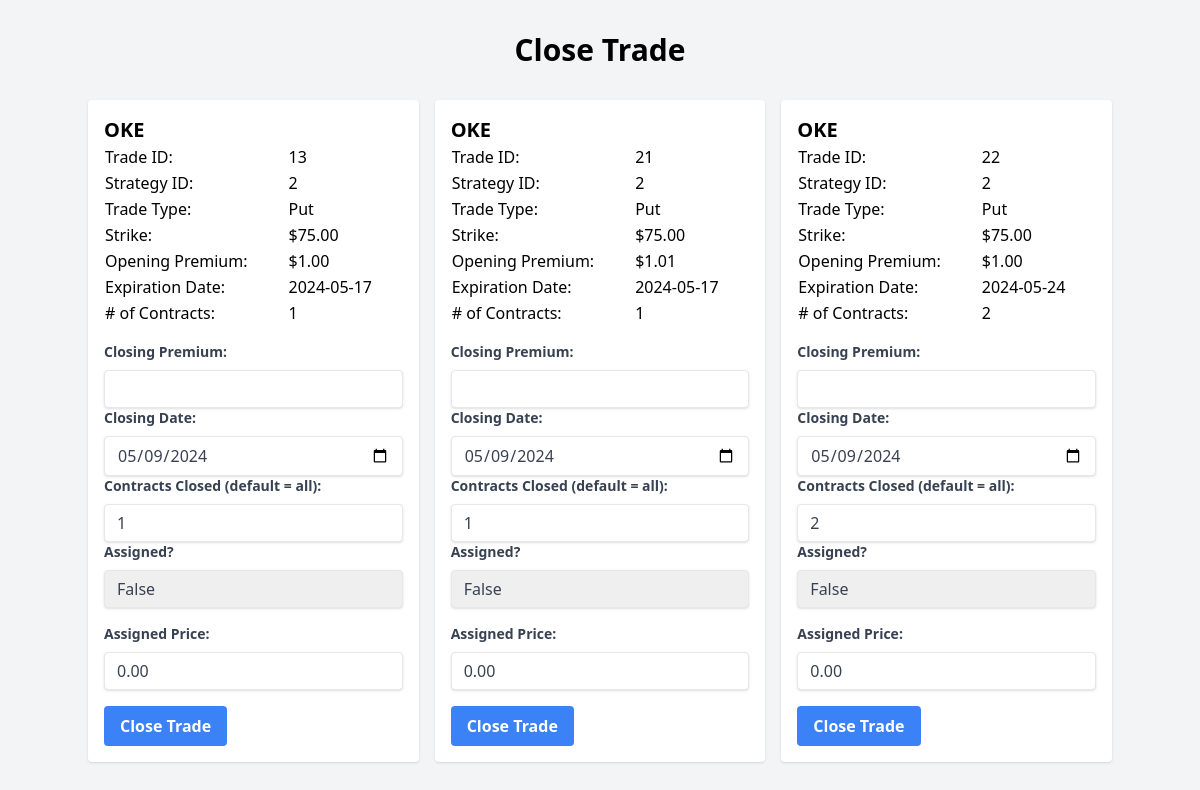
Page /close_trade/?strategy_id=2 on the committed database.
### sql_app/models.py (models this page shows, shortened)
class Strategy(Base):
    __tablename__ = "strategies"
    id = Column(Integer, primary_key=True, index=True)
    underlying = Column(String)
    average_cost_basis = Column(Float)
    adjusted_cost_basis = Column(Float)
    initial_trade_date = Column(Date)
    total_premium_received = Column(Float)
    premium_per_share = Column(Float)
    status = Column(String)
    closing_date = Column(Date)
    trades = relationship("Trade", back_populates="strategy")
    prices = relationship("Prices", backref="strategy")

class Trade(Base):
    __tablename__ = "trades"
    id = Column(Integer, primary_key=True)
    strategy_id = Column(ForeignKey('strategies.id'))
    trade_type = Column(String)
    call_purchase_price = Column(Float)
    strike = Column(Float)
    expiry = Column(Date)
    opening_premium = Column(Float)
    closing_premium = Column(Float)
    num_contracts = Column(Integer)
    total_premium_received = Column(Float)
    trade_date = Column(Date)
    closing_date = Column(Date)
    assigned_price = Column(Float)
    assigned = Column(Boolean) # When updating a trade and this is true, increment times assigned in strategies
    status = Column(String)
    comments = Column(String)
    strategy = relationship("Strategy", back_populates="trades")

### main.py (the view)
@app.get("/close_trade/")
async def close_trade_form(request: Request, strategy_id: int, db: Session = Depends(get_db)):
    strategy = db.query(models.Strategy).filter(models.Strategy.id == strategy_id).first()
    trades = db.query(models.Trade).filter(models.Trade.strategy_id == strategy_id).filter(models.Trade.status == "Open")
    if strategy is None:
        raise HTTPException(status_code=404, detail="Strategy not found")
    if trades is None:
        raise HTTPException(status_code=404, detail="Trade not found")
    return templates.TemplateResponse("close_trade.html", {"request" : request, "strategy_id": strategy_id, "strategy" : strategy, "trades" : trades, "current_date" : current_date})

### sql_app/templates/close_trade.html (shortened to what this page needs)
<!DOCTYPE html>
<html lang="en">
<head>
    <script src="https://cdn.tailwindcss.com"></script>
    <link rel="stylesheet" href="/static/styles.css">
<body class="bg-gray-100">
    <div class="container mx-auto py-8">
        <h1 class="text-3xl font-semibold text-center mb-8">Close Trade</h1>
        <div class="grid grid-cols-1 md:grid-cols-2 lg:grid-cols-3 gap-4">
            {% for trade in trades %}
            <div class="bg-white rounded shadow p-4">
                <h2 class="text-xl font-semibold">{{ strategy.underlying }}</h2>
                <form action="/close_trade" method="post">
                <table class="table-auto mb-4">
                    <tbody>
                        <tr>
                            <td class="table-label">Trade ID:</td>
                            <td>{{ trade.id }}</td>
                        </tr>
                        <tr>
                            <td class="table-label">Strategy ID:</td>
                            <td>{{ trade.strategy_id }}</td>
                        </tr>
                        <tr>
                            <td class="table-label">Trade Type:</td>
                            <td>{{ trade.trade_type }}</td>
                        </tr>
                        <tr>
                            <td class="table-label">Strike:</td>
                            <td>{{ "$%.2f"|format(trade.strike) }}</td>
                        </tr>
                        <tr>
                            <td class="table-label">Opening Premium:</td>
                            <td>{{ "$%.2f"|format(trade.opening_premium) }}</td>
                        </tr>
                        <tr>
                            <td class="table-label">Expiration Date:</td>
                            <td>{{ trade.expiry }}</td>
                        </tr>
                        <tr>
                            <td class="table-label"># of Contracts:</td>
                            <td>{{ trade.num_contracts }}</td>
                        </tr>
                    </tbody>
                </table>
                <label class="block text-gray-700 text-sm font-bold mb-2" for="closing_premium">Closing Premium:</label>
                <input class="shadow appearance-none border rounded w-full py-2 px-3 text-gray-700 leading-tight focus:outline-none focus:shadow-outline" id="closing_premium" name="closing_premium" type="number" step="0.01">
                <label class="block text-gray-700 text-sm font-bold mb-2" for="closing_premium">Closing Date:</label>
                <input class="shadow appearance-none border rounded w-full py-2 px-3 text-gray-700 leading-tight focus:outline-none focus:shadow-outline" id="closing_date" name="closing_date" type="date" value="{{ current_date }}">
                <label class="block text-gray-700 text-sm font-bold mb-2" for="closing_premium">Contracts Closed (default = all):</label>
                <input class="shadow appearance-none border rounded w-full py-2 px-3 text-gray-700 leading-tight focus:outline-none focus:shadow-outline" id="contracts_closed" name="contracts_closed" type="number" value="{{ trade.num_contracts }}">
                <div class="mb-4">
                    <label class="block text-gray-700 text-sm font-bold mb-2" for="assigned">Assigned?</label>
                    <select class="shadow appearance-none border rounded w-full py-2 px-3 text-gray-700 leading-tight focus:outline-none focus:shadow-outline" id="assigned" name="assigned">
                        <option value="False" selected>False</option>
                    </select>
                </div>
                <label class="block text-gray-700 text-sm font-bold mb-2" for="assigned_price">Assigned Price:</label>
                <input class="shadow appearance-none border rounded w-full py-2 px-3 text-gray-700 leading-tight focus:outline-none focus:shadow-outline" id="assigned_price" name="assigned_price" type="number" step="0.01" value="0.00">
                <div class="flex items-center justify-between mt-4">
                    <button class="bg-blue-500 hover:bg-blue-700 text-white font-bold py-2 px-4 rounded focus:outline-none focus:shadow-outline" type="submit">
                        Close Trade
                    </button>
                </form>
                </div>
            </div>
            {% endfor %}
</body>
</html>

### sql_app/styles/styles.css (style rules this page uses)
.table-label { padding-right: 40px; }

### rows in the picture
Trade: id "13", strategy_id "2", trade_type "Put", strike "$75.00", opening_premium "$1.00", expiry "2024-05-17", num_contracts "1", closing_date "05/09/2024", contracts_closed "1"
Strategy: underlying "OKE"
Trade: id "21", strategy_id "2", trade_type "Put", strike "$75.00", opening_premium "$1.01", expiry "2024-05-17", num_contracts "1", closing_date "05/09/2024", contracts_closed "1"
Trade: id "22", strategy_id "2", trade_type "Put", strike "$75.00", opening_premium "$1.00", expiry "2024-05-24", num_contracts "2", closing_date "05/09/2024", contracts_closed "2"
